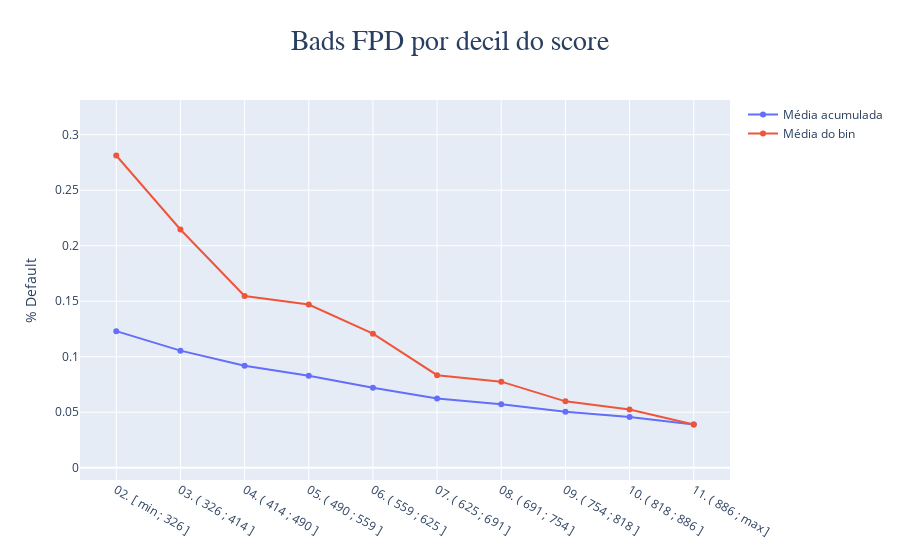

Notebook cell for this chart:
### Code cell
plot_bads(df_train[target], df_train['score'] , 'Bads FPD por decil do score')

### Figure 1 — Plotly figure (JSON) as saved in the notebook; plotly's stock layout.template omitted (floating-point values rounded to 4 significant figures)
{"data": [{"mode": "lines+markers", "name": "Média acumulada", "type": "scatter", "x": ["11. ( 886 ; max ]", "10. ( 818 ; 886 ]", "09. ( 754 ; 818 ]", "08. ( 691 ; 754 ]", "07. ( 625 ; 691 ]", "06. ( 559 ; 625 ]", "05. ( 490 ; 559 ]", "04. ( 414 ; 490 ]", "03. ( 326 ; 414 ]", "02. [ min ; 326 ]"], "y": [0.03898, 0.04574, 0.05043, 0.05722, 0.06245, 0.07217, 0.08287, 0.09186, 0.1055, 0.1231]}, {"mode": "lines+markers", "name": "Média do bin", "type": "scatter", "x": ["11. ( 886 ; max ]", "10. ( 818 ; 886 ]", "09. ( 754 ; 818 ]", "08. ( 691 ; 754 ]", "07. ( 625 ; 691 ]", "06. ( 559 ; 625 ]", "05. ( 490 ; 559 ]", "04. ( 414 ; 490 ]", "03. ( 326 ; 414 ]", "02. [ min ; 326 ]"], "y": [0.03898, 0.05249, 0.05982, 0.07758, 0.08337, 0.1208, 0.147, 0.1548, 0.2146, 0.2812]}], "layout": {"title": {"font": {"family": "Arial", "size": 28}, "text": "Bads FPD por decil do score", "x": 0.5}, "xaxis": {"categoryorder": "category ascending", "showgrid": true}, "yaxis": {"range": [-0.01102, 0.3312], "showgrid": true, "title": {"text": "% Default"}}}}
